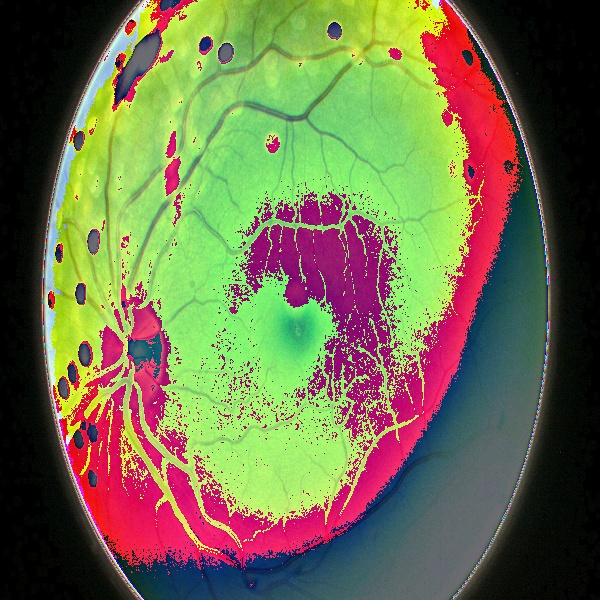
#> input picture 10626_right.jpeg, 600 x 600 px, found by its file name
$ jupyter execute --allow-errors 'DR Detection Group 9.ipynb'
#> lines starting #> are read from the running program, lines starting #| are printed output that depends on the picture
# Diabetic Retinopathy Detection: Identify Severity of Diabetic Retinopathy in Eye Images

University of Massachusetts Lowell
COMP.5300/COMP.4600 Computing in Health and Medicine
Dr. Wenjin Zhou
Brent Garey, Kelly Ly, Ann Men, Bishoy Sargius, and William Zouzas
Due April 26, 2022

<h1>Git Commands</h1>
<h5>Adds changes of the code to our github repo</h5>
git add .<br>
git commit -m "some message"<br>
git push<br>

<h5>Prints out what happened with the code worked on and github</h5>
git status<br>

<h5>Downloads the files from the github repo</h5>
git pull<br>

# STEP 1

## Read in Labels

[cell 1]
# Import libraries
import matplotlib.pyplot as plt
import pandas as pd
from PIL import Image
import os
import numpy as np
import cv2

[cell 2]
# Read csv file
df_labels = pd.read_csv("data/trainLabels.csv")
#> (reads data/trainLabels.csv from the repository)

#Display metadata
df_labels

## Visualize Level Distribution

[cell 3]
# Import Seaborn library
# Source: https://www.geeksforgeeks.org/countplot-using-seaborn-in-python/
import seaborn as sns

# count plot on single categorical variable
sns.countplot(x = df_labels['level'])

# Show the plot
plt.title('Distribution of Diabetic Retinopathy Levels (0-4)')

## Create and Organize Data Folders

[cell 4]
# Import os library
import os

[cell 5]
# Make new folder to hold labeled data
try:
    os.mkdir('./data/labeled_data')
except FileExistsError:
    print('./data/labeled_data already exists')

[cell 6]
# Create subfolders for each level
for i in range(5):
    try:
        os.mkdir('./data/labeled_data/' + str(i))
    except FileExistsError:
        print('./data/labeled_data/' + str(i) + ' already exists')

## Visualize Sample Eye Images

[cell 7]
# What is the data type of the levels? (0-4) Strings or integers?
type(df_labels['level'][0])

<h1>Creating Image Subset from labeled data file</h1>
The dataset from kaggle is about 88 GB of images which is huge to download on our local machine so our group decided to just simply use a subset of the kaggle dataset. On my local machine I extracted just one of the zip files from Kaggle using 7-zip. A single zip file is about 8 GB which is still very large so I would make a subset of the single zip file that I had extracted that would hold about 1000 images. I am choosing 1000 images because the Inception v2 research article that the group had read had a dataset that was 1200 images.<br><br>
The goal of this code is to just grab 1000 images from the training zip file I created on my local machine. I will then upload the smaller dataset to our github repository if the file size is small enough.

The code cell below is commented out since we have already took a subset of the images and don't need to run this cell again

[cell 8]
# # This is the absolute file path on my machine
# bishoy_local_kaggle_data_dir = r"C:\Users\bisho\Desktop\College\Classes\Junior\Spring 2022\CompHealthMedicine\Final Project\data\train"

# image_names_list = sorted(os.listdir(bishoy_local_kaggle_data_dir))[:1000]
# print("Length of image_names_list is: ", len(image_names_list), '\n', image_names_list)

[cell 9]
import shutil
data_dir = "./data/labeled_data/"  # This is the data folder in the git repo that holds that label folders from 0 to 4
image_value_dic = {}  # This is a dictionary that will take the image name and the associated value from the df_labels dataframe

for i in range(len(df_labels)):
    # Grabs the image name from "image" column in df_labels and sets that as key then grabs value from "value" column and sets that as value
    image_value_dic[str(df_labels.iloc[i]['image']) + ".jpeg"] = df_labels.iloc[i]['level']

# print(image_value_dic)

The code cell below is commented out since we have already sorted & pushed the images into their appropriate subfolders and don't need to run this cell again

[cell 10]
# # this for loop sorts the 1000 image names in image_names_list into the appropiate dr severity folder from 0 to 4
# for image in image_names_list:
#     origin_file = bishoy_local_kaggle_data_dir + "\\" + image  # This is the file path of the current image we are looking at
#     # Find image level from image_value_dic
#     place_into_dir = os.path.join(data_dir, str(image_value_dic[image]) + "/" + image) # Depending on machine's OS may have to switch "/" with "\" or vice versa
#     # copy image from abs file path to labeled_data file that is in the repo
#     shutil.copy(origin_file, place_into_dir)

<h1>Dealing with Class Imbalance</h1>
I want to see how many images are in each folder and figure out what the weights of those images should be. This is similar to what we did in hw5/hw6.

[cell 11]
num_of_0_imgs = len(os.listdir('data/labeled_data/0'))  # Goes into the specified severity level folder and counts number of images inside
num_of_1_imgs = len(os.listdir('data/labeled_data/1'))
num_of_2_imgs = len(os.listdir('data/labeled_data/2'))
num_of_3_imgs = len(os.listdir('data/labeled_data/3'))
num_of_4_imgs = len(os.listdir('data/labeled_data/4'))

img_total = (num_of_0_imgs + num_of_1_imgs +
             num_of_2_imgs + num_of_3_imgs +
             num_of_4_imgs)  # adds up all of the images in the folders and sets it to a variable

print("0: ", num_of_0_imgs, "\n",
      "1: ", num_of_1_imgs, "\n",
      "2: ", num_of_2_imgs, "\n",
      "3: ", num_of_3_imgs, "\n",
      "4: ", num_of_4_imgs, "\n",
      "total: ", img_total)

Now we want to visualize distribution of classes in our subset

[cell 12]
image_lengths = [num_of_0_imgs, num_of_1_imgs, num_of_2_imgs, num_of_3_imgs, num_of_4_imgs]
classes = [str(i) for i in range(5)]

# https://www.tutorialspoint.com/matplotlib/matplotlib_bar_plot.htm
plt.bar(classes, image_lengths)

# Show the plot
plt.title('Distribution of Diabetic Retinopathy Levels (0-4) Subset')

Noticed a very large disproportion of the labeled images for levels 1, 3, and 4 so we should try to fix this with over sampling and then median frequency balancing to determine the weights of each image after getting a better destribution.

[cell 13]
# for i = (the last 201 images) in the level 0 folder
i = 0
labeled_folder_0_dir = "data/labeled_data/0/"
labeled_folder_1_dir = "data/labeled_data/1/"
labeled_folder_3_dir = "data/labeled_data/3/"
labeled_folder_4_dir = "data/labeled_data/4/"

# generate list of images 1 severity
# generate list of images 2 severity
# generate list of images 3 severity

#> (the rest of this cell did not finish here and is left out)

[cell 14]
import statistics
file_size_list = [num_of_0_imgs, num_of_1_imgs,
                  num_of_2_imgs, num_of_3_imgs,
                  num_of_4_imgs]  # adds up all of the images in the folders and sets it to a variable
classes = [str(i) for i in range(5)]

freq_c_vals = file_size_list   # freq(c)

#store datasize while we are here
datasize = sum(freq_c_vals)

#> (the rest of this cell did not finish here and is left out)

# STEP 2

## Data Pre-Processing
For preprocessing the images, the first step that is taken is to resize the images in the dataset into the same size which in the article was 600x600 pixels.

The next step was to begin color normalization since the images were taken by different camera models which means that images can have distinct color temperatures and illumination so normalizing these colors can help reduce noise and variance and make the images more similar.

In short this is done by getting the average value of red, blue, and green pixels in an image. Then median filtering is done which is used when trying to find and differentiate the features of an image such as the edges or discontinuities.

The next step of pre-processing is using CLAHE, or Contrast Limited Adaptive Histogram Equalization, which helps deblur the image and remove noise from the image through local contrast enhancement which the images are now ready for optical disk segmentation.

[cell 15]
# # preprocessing and augmentation
# # resizing images to 600x600

# img_count = 0
# i = 0

# # load image directory
# img_dir = "data/labeled_data"

# # iterate through labeled folders
# for i in range(5):
#     n_img_dir = img_dir + "/" + str(i)

#     # directory exists
#     if (os.path.isdir(n_img_dir)):

#         # iterate through images
#         for img in os.listdir(n_img_dir):

#             # check the file extension
#             if (img.endswith(".jpeg")):

#                 # load image
#                 r_img = Image.open(n_img_dir + "\\" + img)

#                 # image successfully loaded; perform transformations
#                 r_img = r_img.resize((600, 600))

#                 #r_img.show()

[cell 16]
# https://stackoverflow.com/questions/34966541/how-can-one-display-an-image-using-cv2-in-python
import cv2
import numpy as np

labeled_folder_0_dir = "data/labeled_data/0/"  # filepath for 0 severity image folder

image = cv2.imread(labeled_folder_0_dir + "10626_right.jpeg")  # retrieves the spcific img called 1061_right.jpeg and sets it to image object chose this image because it has high amount of glare
#> image is the input picture: shape (600, 600, 3); mean B, G, R 75.7, 111.2, 110.9
image = cv2.resize(image, (600,600))  # resizes image object to 600 x 600
image = cv2.cvtColor(image, cv2.COLOR_BGR2RGB)  # cv2 reads in images as BGG so we convert the image to rgb
(R,G,B) = (cv2.mean(image[0]), cv2.mean(image[1]), cv2.mean(image[2]))  # R, G, B = mean values of each channel
#> R = (70.23, 0, 0, 0); G = (71.36, 0, 0, 0); B = (71.03, 0, 0, 0)

# open the original image
img = Image.open("data/labeled_data/0/10626_right.jpeg")
img.show()

# iterate through all the pixels in the image
for x in range(600):
    for y in range(600):

        # find and assign the rgb values of the image
        (r,g,b) = image[x,y]

        # if either r and the mean are 0s, the pixel value should still be 0
        if not R[0]:
            new_r = 0
        else:
        # otherwise, divide the channel value by the image's average and scale to colorspace
            new_r = r/R[0] * 255
        if not G[0]:
            new_g = 0
        else:
            new_g = g/G[0] * 255
        if not B[0]:
            new_b = 0
        else:
            new_b = b/B[0] * 255

        image[x,y][0] = new_r
        image[x,y][1] = new_g
        image[x,y][2] = new_b
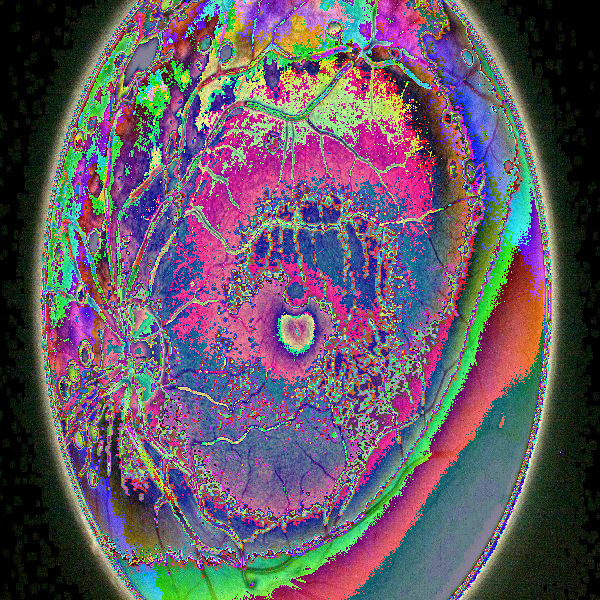
#> image: shape (600, 600, 3); mean R, G, B 100.1, 87.9, 100

plt.imshow(image)
cv2.imwrite("10626_right.jpeg", image)
#> Out = True

**Function for color normalization**

[cell 17]
# https://stackoverflow.com/questions/34966541/how-can-one-display-an-image-using-cv2-in-python

def color_normalize(image):
    image = cv2.cvtColor(image, cv2.COLOR_BGR2RGB)  # cv2 reads in images as BGG so we convert the image to rgb
    (R,G,B) = (cv2.mean(image[0]), cv2.mean(image[1]), cv2.mean(image[2]))  # R, G, B = mean values of each channel
#> R = (70.23, 0, 0, 0); G = (71.36, 0, 0, 0); B = (71.03, 0, 0, 0)

    # iterate through all the pixels in the image
    for x in range(600):
        for y in range(600):

            # find and assign the rgb values of the image
            (r,g,b) = image[x,y]

            # if either r and the mean are 0s, the pixel value should still be 0
            if not R[0]:
                new_r = 0
            else:
            # otherwise, divide the channel value by the image's average and scale to colorspace
                new_r = r/R[0] * 255
            if not G[0]:
                new_g = 0
            else:
                new_g = g/G[0] * 255
            if not B[0]:
                new_b = 0
            else:
                new_b = b/B[0] * 255

            image[x,y][0] = new_r
            image[x,y][1] = new_g
            image[x,y][2] = new_b

    plt.imshow(image)

    return image

**Example of using color normalization function**

[cell 18]
# https://stackoverflow.com/questions/34966541/how-can-one-display-an-image-using-cv2-in-python
import cv2
import numpy as np

labeled_folder_0_dir = "data/labeled_data/0/"  # filepath for 0 severity image folder

image = cv2.imread(labeled_folder_0_dir + "10626_right.jpeg")  # retrieves the spcific img called 1061_right.jpeg and sets it to image object chose this image because it has high amount of glare
image = cv2.resize(image, (600,600))  # resizes image object to 600 x 600

color_normalize(image)

## Median Filtering

[cell 19]
# Import OpenCV and numpy
# Need to install this in terminal: pip install opencv-python
import cv2
import numpy as np

[cell 20]
# Implement median filtering
import cv2
import matplotlib.pyplot as plt

# Test median filtering for one image to see if it works properly
img = cv2.imread('data/labeled_data/0/10_left.jpeg')
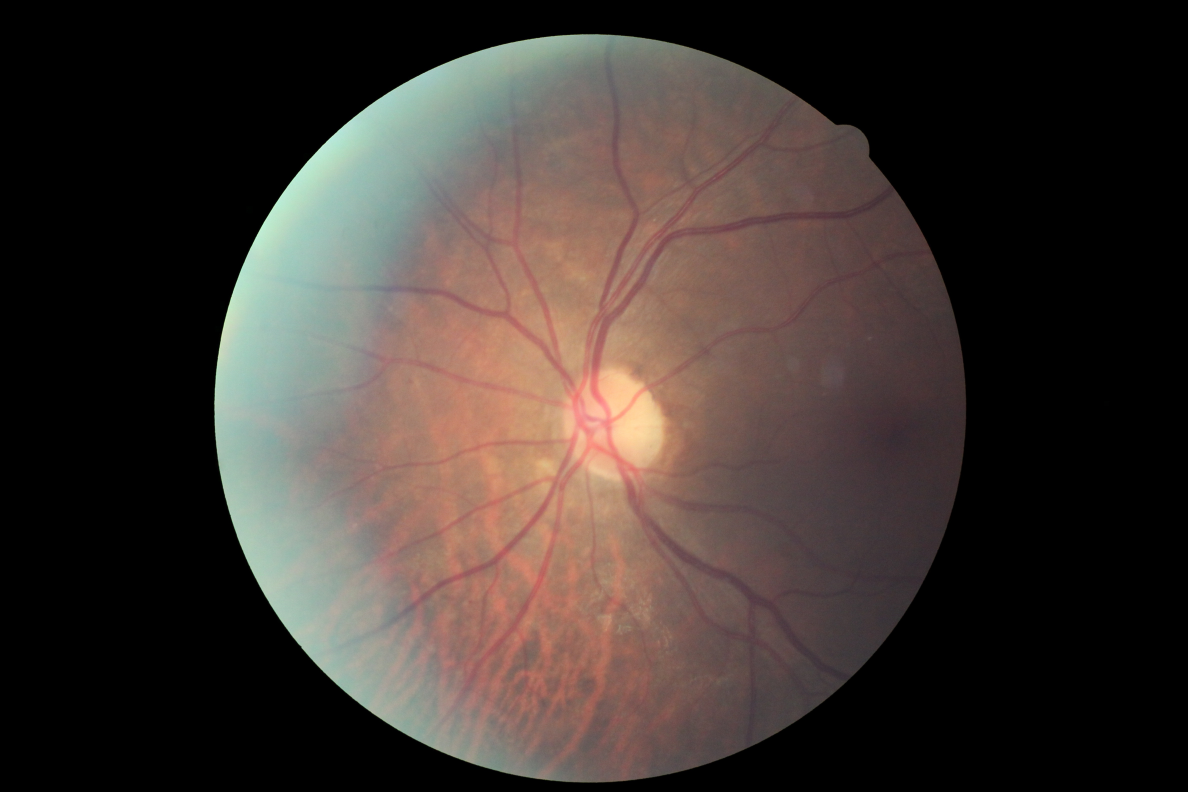
#> input picture data/sample/10_left.jpeg, 4752 x 3168 px, found by its file name (shown at 1/4 size)
#> img is the input picture: shape (3168, 4752, 3); mean B, G, R 49.9, 54.6, 64.1

# Show modified image
plt.imshow(img)
plt.show()

[cell 21]
def median_filter(img):
    return cv2.medianBlur(img, 5)

[cell 22]
# Implement median filtering for all images in dataset
# Use for loop from previous step which was resizing to 600x600

# Load image directory
img_dir = "data/labeled_data"

# Iterate through labeled folders
for i in range(5):
    n_img_dir = img_dir + "/" + str(i)
    print(n_img_dir)

    # Directory exists
    if (os.path.isdir(n_img_dir)):

        # Iterate through images
        for img in os.listdir(n_img_dir):

            # Check the file extension
            if (img.endswith(".jpeg")):
                print(img)

                # Load image
                img = cv2.imread(n_img_dir + "/" + img)
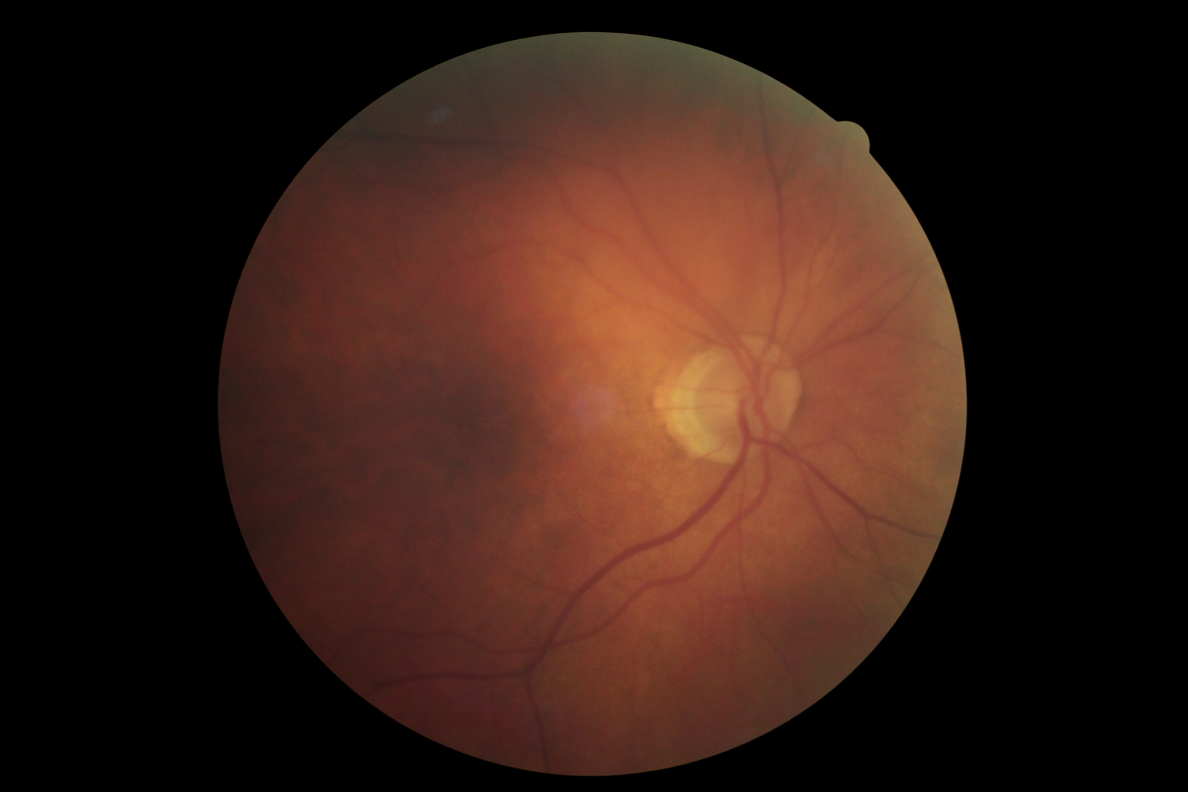
#> input picture data/labeled_data/0/10163_right.jpeg, 4752 x 3168 px (shown at 1/4 size)
#> img is the input picture: shape (3168, 4752, 3); mean B, G, R 21.6, 29.8, 53.4

                # Median Filtering
                median = cv2.medianBlur(img, 5)

                # Display original images
                plt.title("Original")
                plt.imshow(img)
                plt.show()

                # Display images with median filter
                plt.title("Median Filter")
                plt.imshow(median)
                plt.show()

                # Need to save images with median filter applied

            break # Remove break to apply median filter to all images

## CLAHE
This takes images and increases the contrast of it to make the image more visually appealing and easier to see the edges.

[Article explaining how to code with CLAHE](https://www.geeksforgeeks.org/clahe-histogram-eqalization-opencv/#:~:text=CLAHE%20is%20a%20variant%20of,to%20remove%20the%20artificial%20boundaries.)

[Another article explaining CLAHE](https://towardsdatascience.com/clahe-and-thresholding-in-python-3bf690303e40)

[cell 23]
image = cv2.imread("data/labeled_data/0/10_left.jpeg")  # gets the first image in the 0 folder and sets it to an image object
image = cv2.resize(image, (600, 600))  # resizes the image to 600 x 600

# This step from the tutorial should be redundent since we had already did median filtering and color normalization before
image = cv2.medianBlur(image, 5) # Median filtering on image
image_bw = cv2.cvtColor(image, cv2.COLOR_BGR2GRAY) # convert image to grayscale

clahe = cv2.createCLAHE(clipLimit = 40) # creates CLAHE object; clip limit is threshold for contrast limiting and default is 40
final_img = clahe.apply(image_bw) # applying CLAHE on image

# Ordinary thresholding the same image
_, ordinary_img = cv2.threshold(image_bw, 155, 255, cv2.THRESH_BINARY)

plt.title("Original Image")
plt.imshow(image)
plt.show()

plt.title("Grayscale Image")
plt.imshow(image_bw)
plt.show()

plt.title("Ordinary Threshold")
plt.imshow(ordinary_img)
plt.show()

plt.title("Final Image")
plt.imshow(final_img)
plt.show()

[cell 24]
# https://stackoverflow.com/questions/24341114/simple-illumination-correction-in-images-opencv-c
# https://stackoverflow.com/questions/21596281/how-does-one-convert-a-grayscale-image-to-rgb-in-opencv-python
# Want to rewrite CLAHE function so that it does not convert the image to grayscale but keeps it as an RGB image
import cv2

#-----Reading the image-----------------------------------------------------
# img = cv2.imread('Dog.jpg', 1)
image = cv2.imread("data/labeled_data/0/10_left.jpeg")
plt.title("Original Image")
plt.imshow(image)
plt.show()

#-----Converting image to LAB Color model-----------------------------------
lab = cv2.cvtColor(image, cv2.COLOR_BGR2LAB)
plt.title("Lab Image")
plt.imshow(lab)
plt.show()

#-----Splitting the LAB image to different channels-------------------------
l, a, b = cv2.split(lab)
#cv2.imshow('l_channel', l)
plt.title("l_channel")
plt.imshow(l)
plt.show()
#cv2.imshow('a_channel', a)
plt.title("a_channel")
plt.imshow(a)
plt.show()
#cv2.imshow('b_channel', b)
plt.title("b_channel")
plt.imshow(b)
plt.show()

#-----Applying CLAHE to L-channel-------------------------------------------
clahe = cv2.createCLAHE(clipLimit=3.0, tileGridSize=(8,8))
cl = clahe.apply(l)
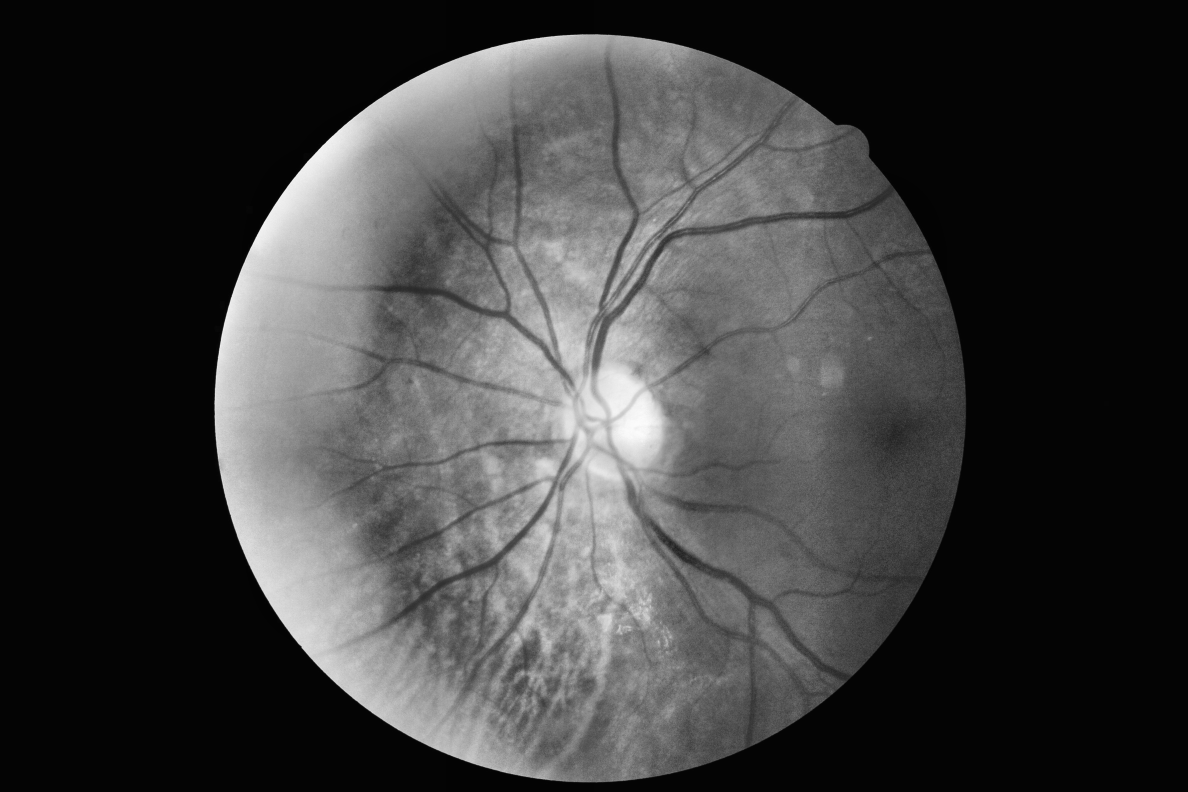
#> cl: shape (3168, 4752) (shown at 1/4 size); min 3, max 252, mean 60.9
#cv2.imshow('CLAHE output', cl)
plt.title("CLAHE output")
plt.imshow(cl)
plt.show()

#-----Merge the CLAHE enhanced L-channel with the a and b channel-----------
limg = cv2.merge((cl,a,b))
#cv2.imshow('limg', limg)
plt.title("limg")
plt.imshow(limg)
plt.show()

#-----Converting image from LAB Color model to RGB model--------------------
final = cv2.cvtColor(limg, cv2.COLOR_LAB2BGR)
#cv2.imshow('final', final)
plt.title("final")
plt.imshow(final)
plt.show()

#_____END_____#
